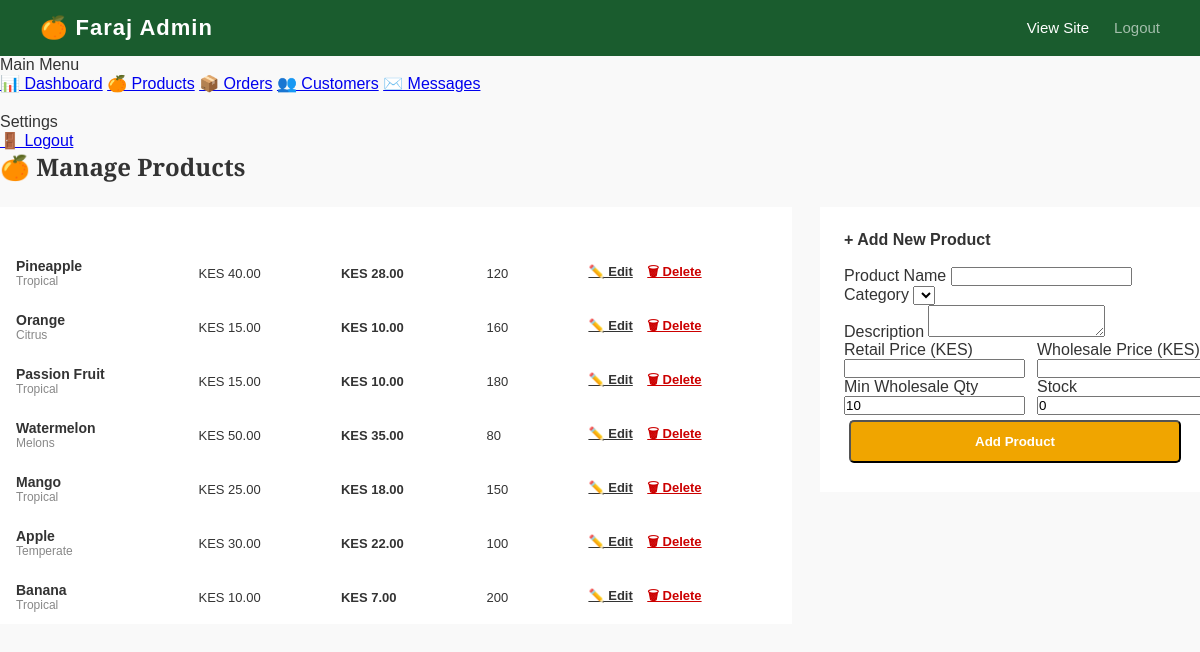
The page /pages/admin_products.php on the database its author committed.
### tables this page shows
CREATE TABLE `products` (
  `id` int(11) NOT NULL,
  `name` varchar(100) NOT NULL,
  `category` varchar(50) DEFAULT NULL,
  `price_retail` decimal(10,2) DEFAULT NULL,
  `price_wholesale` decimal(10,2) DEFAULT NULL,
  `stock` int(11) DEFAULT 0,
  `created_at` timestamp NOT NULL DEFAULT current_timestamp()
);

### pages/admin_products.php (the view, shortened to what this page needs)
<?php
require_once '../config/db.php';
$edit_product = null;
$products   = mysqli_query($conn, "SELECT * FROM products ORDER BY id DESC");
?>
<!DOCTYPE html>
<html lang="en">
<head>
  <link rel="stylesheet" href="../assets/css/style.css">
</head>
<body>
<header>
  <div class="logo">🍊 Faraj Admin</div>
  <nav><a href="../index.php">View Site</a><a href="logout.php" style="color:rgba(255,255,255,0.6);">Logout</a></nav>
</header>
<div class="admin-layout">
  <aside class="sidebar">
    <div class="menu-title">Main Menu</div>
    <a href="admin.php">📊 Dashboard</a>
    <a href="admin_products.php" class="active">🍊 Products</a>
    <a href="admin_orders.php">📦 Orders</a>
    <a href="admin_users.php">👥 Customers</a>
    <a href="admin_messages.php">✉️ Messages</a>
    <div class="menu-title" style="margin-top:20px;">Settings</div>
    <a href="logout.php">🚪 Logout</a>
  </aside>
  <main class="admin-content">
    <h2 style="font-family:'Playfair Display',serif;color:var(--green-dark);margin-bottom:24px;">🍊 Manage Products</h2>
    <div style="display:grid;grid-template-columns:1fr 380px;gap:28px;align-items:start;">
      <div style="background:white;border-radius:var(--radius-lg);box-shadow:var(--shadow);overflow:hidden;border:1px solid var(--border);">
        <table style="width:100%;border-collapse:collapse;">
          <thead>
            <tr style="background:var(--green-dark);color:white;">
              <th style="padding:12px 16px;text-align:left;font-size:13px;">Product</th>
              <th style="padding:12px 16px;text-align:left;font-size:13px;">Retail</th>
              <th style="padding:12px 16px;text-align:left;font-size:13px;">Wholesale</th>
              <th style="padding:12px 16px;text-align:left;font-size:13px;">Stock</th>
              <th style="padding:12px 16px;text-align:left;font-size:13px;">Actions</th>
            </tr>
          </thead>
          <tbody>
            <?php while ($row = mysqli_fetch_assoc($products)): ?>
            <tr style="border-bottom:1px solid var(--border);">
              <td style="padding:12px 16px;">
                <div style="font-weight:600;font-size:14px;"><?= htmlspecialchars($row['name']) ?></div>
                <div style="font-size:12px;color:#888;"><?= htmlspecialchars($row['category']) ?></div>
              </td>
              <td style="padding:12px 16px;font-size:13px;">KES <?= number_format($row['price_retail'],2) ?></td>
              <td style="padding:12px 16px;font-size:13px;color:var(--green-mid);font-weight:600;">KES <?= number_format($row['price_wholesale'],2) ?></td>
              <td style="padding:12px 16px;font-size:13px;"><?= $row['stock'] ?></td>
              <td style="padding:12px 16px;">
                <a href="?edit=<?= $row['id'] ?>" style="color:var(--green-mid);font-size:13px;font-weight:600;margin-right:10px;">✏️ Edit</a>
                <a href="?delete=<?= $row['id'] ?>" onclick="return confirm('Delete this product?')" style="color:#cc0000;font-size:13px;font-weight:600;">🗑 Delete</a>
              </td>
            </tr>
            <?php endwhile; ?>
          </tbody>
        </table>
      </div>
      <div style="background:white;border-radius:var(--radius-lg);padding:24px;box-shadow:var(--shadow);border:1px solid var(--border);">
        <h3 style="color:var(--green-dark);margin-bottom:18px;font-size:16px;"><?= $edit_product ? '✏️ Edit Product' : '+ Add New Product' ?></h3>
        <form method="POST">
          <div class="form-group">
            <label>Product Name</label>
            <input type="text" name="name" value="<?= htmlspecialchars($edit_product['name'] ?? '') ?>" required>
          </div>
          <div class="form-group">
            <label>Category</label>
            <select name="category_id" onchange="updateCategoryName(this)">
            </select>
          </div>
          <div class="form-group">
            <label>Description</label>
            <textarea name="description" rows="2"><?= htmlspecialchars($edit_product['description'] ?? '') ?></textarea>
          </div>
          <div style="display:grid;grid-template-columns:1fr 1fr;gap:12px;">
            <div class="form-group">
              <label>Retail Price (KES)</label>
              <input type="number" name="price_retail" step="0.01" value="<?= $edit_product['price_retail'] ?? '' ?>" required>
            </div>
            <div class="form-group">
              <label>Wholesale Price (KES)</label>
              <input type="number" name="price_wholesale" step="0.01" value="<?= $edit_product['price_wholesale'] ?? '' ?>" required>
            </div>
          </div>
          <div style="display:grid;grid-template-columns:1fr 1fr;gap:12px;">
            <div class="form-group">
              <label>Min Wholesale Qty</label>
              <input type="number" name="min_wholesale_qty" value="<?= $edit_product['min_wholesale_qty'] ?? 10 ?>">
            </div>
            <div class="form-group">
              <label>Stock</label>
              <input type="number" name="stock" value="<?= $edit_product['stock'] ?? 0 ?>">
            </div>
          </div>
          <button type="submit" class="btn btn-primary" style="width:100%;"><?= $edit_product ? 'Update Product' : 'Add Product' ?></button>
        </form>
      </div>
    </div>
  </main>
</div>
</body>
</html>

### assets/css/style.css (style rules this page uses)
* { margin: 0; padding: 0; box-sizing: border-box; }
body { font-family: Arial, sans-serif; background: #f9f9f9; color: #333; }
header { background: #1a5c2e; color: white; padding: 15px 40px; display: flex; justify-content: space-between; align-items: center; }
header .logo { font-size: 22px; font-weight: bold; letter-spacing: 1px; }
header nav a { color: white; text-decoration: none; margin-left: 25px; font-size: 15px; transition: color 0.2s; }
.btn { display: inline-block; background: #f0a500; color: white; padding: 12px 30px; border-radius: 5px; text-decoration: none; font-weight: bold; margin: 5px; transition: background 0.2s; }

### rows shown on the page
products: name "Pineapple", category "Tropical", price_retail "40.00", price_wholesale "28.00", stock "120"
products: name "Orange", category "Citrus", price_retail "15.00", price_wholesale "10.00", stock "160"
products: name "Passion Fruit", category "Tropical", price_retail "15.00", price_wholesale "10.00", stock "180"
products: name "Watermelon", category "Melons", price_retail "50.00", price_wholesale "35.00", stock "80"
products: name "Mango", category "Tropical", price_retail "25.00", price_wholesale "18.00", stock "150"
products: name "Apple", category "Temperate", price_retail "30.00", price_wholesale "22.00", stock "100"
products: name "Banana", category "Tropical", price_retail "10.00", price_wholesale "7.00", stock "200"
